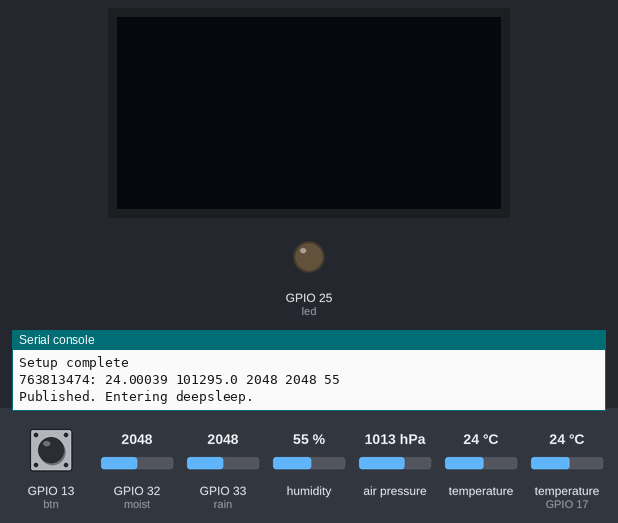
Simulated run of this program. Board: ESP32 board running MicroPython. Parts: 128×64 one-colour display, output pins drawn as LEDs (lit = HIGH), the last lines printed to the serial console. Inputs (shaded band) come from the test bench; at power-on: GPIO 13 (btn) LOW, GPIO 32 (moist) = 2048, GPIO 33 (rain) = 2048, humidity 55 %, air pressure 1013 hPa, temperature 24 °C, temperature (sensor on GPIO 17) 24 °C (analog values on the 0–4095 scale). WiFi joins after 1.5 s; no MQTT or app messages arrive unless stated; values from a settings file that is not in the repository are placeholders; deep sleep restarts the program when it ends; the clock reads 2024-03-15 10:24:30 at power-on unless the program sets it; library files of the repository ran but are not shown: ssd1306.py, bmp180.py; pins used as bus, display or sensor lines are not drawn.

Above: at 5.7 s.
5.8 s: GPIO 13 (btn) pulled HIGH for 0.15 s
At 6.5 s:
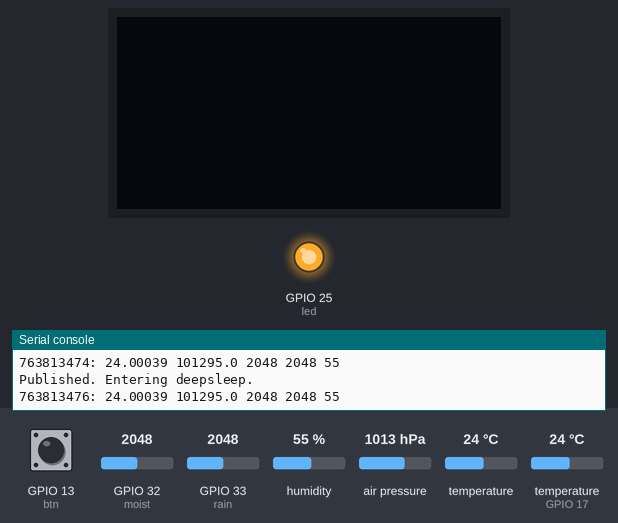
8.6 s: GPIO 13 (btn) pulled HIGH for 3.2 s
At 12.3 s:
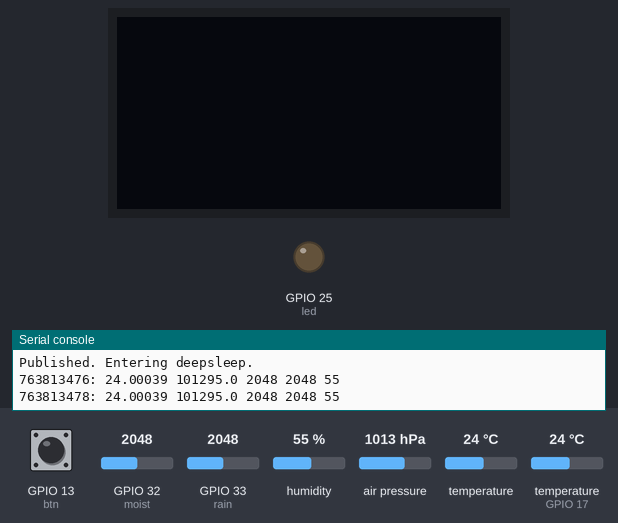
Timing chart, 0 to 13.8 s (numbered marks = the images above; inputs shaded):
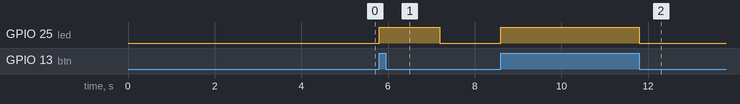

Measured:
- after the input at 5.8 s, GPIO 25 (led): LOW → HIGH at once, → LOW 1.4 s later
- after the input at 8.6 s, GPIO 25 (led): LOW → HIGH at once, → LOW 3.2 s later

The program:

main.py
```python
# main.py
from dht import DHT11
from modules.mqtt import MQTTClient, MQTTException
from modules.ssd1306 import SSD1306_I2C as SSD1306
from modules.bmp180 import BMP180
from time import sleep, sleep_ms, time
import ubinascii
from machine import Pin, SoftI2C, ADC, lightsleep, deepsleep
import ujson
import sys

# Define pins
I2C_SCL_PIN = 15
I2C_SDA_PIN = 4
I2C_RST_PIN = 16
VCC_CTRL_PIN = 22
# BARO_VCC_PIN = 32
MOIST_PIN = 32
RAIN_PIN = 33
DHT_PIN = 17
BTN_PIN = 13
LED_PIN = 25

# VCC control
vcc = Pin(VCC_CTRL_PIN, mode=Pin.OUT, pull=Pin.PULL_DOWN)
vcc.value(1)

# I2C (for OLED and barometer)
i2c_rst = Pin(I2C_RST_PIN, mode=Pin.OUT)
i2c_rst.value(0)
sleep_ms(5)
i2c_rst.value(1)
i2c_scl = Pin(I2C_SCL_PIN, mode=Pin.OUT, pull=Pin.PULL_UP)
i2c_sda = Pin(I2C_SDA_PIN, mode=Pin.OUT, pull=Pin.PULL_UP)
i2c = SoftI2C(scl=i2c_scl, sda=i2c_sda, freq=100000)
sleep_ms(50)
# print(i2c.scan())
# sys.exit(0)

# OLED display
oled_width = 128
oled_height = 64

oled = SSD1306(oled_width, oled_height, i2c)
oled.fill(0)

# Barometer
# baro_vcc = Pin(BARO_VCC_PIN)
sleep_ms(10)
baro = BMP180(i2c)
baro.oversample_sett = 2
baro.baseline = 100800

# Moisture sensor (analog)
moist = ADC(Pin(MOIST_PIN))
moist.atten(ADC.ATTN_11DB)

# Rain sensor (analog)
rain = ADC(Pin(RAIN_PIN))
rain.atten(ADC.ATTN_11DB)

# Pushbutton & LED
btn = Pin(BTN_PIN, mode=Pin.IN, pull=Pin.PULL_DOWN)
led = Pin(LED_PIN, mode=Pin.OUT, pull=Pin.PULL_DOWN)
btn_pressed = False

# Create interrupt for button
def btn_int(pin):
	global btn_pressed
	btn_pressed = True
	led_on()
	if ENABLE_WIFI:
		sense_and_publish()
	else:
		sense_and_show()
	sleep(1)
	while btn.value():
		pass
	led_off()
	oled_clear()
	btn_pressed = False

btn.irq(trigger=Pin.IRQ_RISING, handler=btn_int)

# Temperature sensor
dht_data = Pin(DHT_PIN, mode=Pin.OPEN_DRAIN, pull=None)
dht = DHT11(dht_data)
sleep_ms(100)

# Fill a line on the display with text after clearing it
def oled_text_line(text, line):
	oled_clear_line(line)
	oled.text(text, 0, (line - 1) * 10)

# Clear a line
def oled_clear_line(line):
	oled.fill_rect(0, (line - 1) * 10, 128, 10, 0)

# Clear display
def oled_clear():
	oled.fill(0)
	oled.show()

def oled_off():
	oled.poweroff()

def oled_on():
	oled.poweron()

def led_on():
	led.value(1)

def led_off():
	led.value(0)

def vcc_on():
	vcc.value(0)

def vcc_off():
	vcc.value(1)

def dht_sense():
	dht.measure()
	return (dht.temperature(), dht.humidity())

# Measure barometer values
def baro_sense():
	baro.blocking_read()
	baro.gauge
	return (baro.temperature, baro.pressure, baro.altitude)

def sense():
	sleep_ms(100)
	(temp, pressure, _) = baro_sense()
	vcc_on()
	sleep_ms(100)
	moisture = moist.read()
	rain_intensity = rain.read()

	try:
		(_, hum) = dht_sense()
	except OSError as e:
		hum = -1
		print("Could not measure from DHT sensor:", e)

	vcc_off()
	return (temp, pressure, moisture, rain_intensity, hum)

def sense_and_print():
    (temp, pressure, moisture, rain_intensity, hum) = data = sense()
    print("{}:".format(time()), temp, pressure, moisture, rain_intensity, hum)
    return data

def sense_and_show():
	(temp, pressure, moisture, rain_intensity, hum) = data = sense_and_print()
	oled_text_line('T: {:0.2f}'.format(temp), 1)
	oled_text_line('P: {:0.2f}'.format(pressure / 100), 2)
	oled_text_line('M: {}'.format(moisture), 3)
	oled_text_line('R: {}'.format(rain_intensity), 4)
	oled_text_line('H: {}'.format(hum), 5)
	oled.show()
	sleep_ms(100)
	return (temp, pressure)

def publish_data(temp = 0, pressure = 0, moisture = 0, rain_intensity = 0, hum = 0):
    while not wlan.isconnected():
        pass
    global mqtt_client
    topic_base = "{}/{}/".format(MQTT_USER, device_id.decode("utf-8"))
    payload = {"temperature": temp, "pressure": pressure, "moisture": moisture, "rain_intensity": rain_intensity, "humidity": hum}
    mqtt_client.connect()
    mqtt_client.publish(topic_base, ujson.dumps(payload))
    mqtt_client.disconnect()

def sense_and_publish():
    (temp, pressure, moisture, rain_intensity, hum) = sense_and_print()
    publish_data(temp, pressure, moisture, rain_intensity, hum)

print("Setup complete")
sleep(1)

# Main loop
while True:
    if DEVELOPMENT:
        pass
    else:
        try:
            sense_and_publish()
            print("Published. Entering deepsleep.")
        except OSError as e:
            print("Could not publish. Entering deepsleep.")

        sleep_ms(100)
        deepsleep(60000 * 5 - 10000)
```

boot.py
```python
# boot.py -- run on boot-up
from env import WLAN_SSID, WLAN_PASS, MQTT_SERVER, MQTT_PORT, MQTT_USER, MQTT_PASS
from modules.mqtt import MQTTClient, MQTTException
import ubinascii
import network
import machine
from time import sleep, sleep_ms, time
import sys
import gc
gc.collect()

ENABLE_LORA = False
ENABLE_WIFI = True
DEVELOPMENT = False

device_id = ubinascii.hexlify(machine.unique_id())

# if ENABLE_LORA:
#     lora = LoRa(mode=LoRa.LORAWAN, region=LoRa.EU868)

#     ### HELIUM
#     dev_eui = binascii.unhexlify('6081F99F3276628D')
#     app_eui = binascii.unhexlify('6081F94159713036')
#     app_key = binascii.unhexlify('7F10E78E07FC89613FA9E1801168B3D9')

#     ### TTN
#     # dev_eui = binascii.unhexlify('70B3D57ED005260E')
#     # app_eui = binascii.unhexlify('0000000000000000')
#     # app_key = binascii.unhexlify('721349D859137FDC03A326B714DA64BC')

#     lora.join(activation=LoRa.OTAA, auth=(dev_eui, app_eui, app_key), timeout=0)

#     # wait until the module has joined the network
#     while not lora.has_joined() and loops <= 10:
#         time.sleep(2.5)
#         loops += 1
#         print('Not joined LoRa network yet...')

#     print('LoRa network joined!')

# WiFi
if ENABLE_WIFI:
    wlan = network.WLAN(network.STA_IF)
    wlan.active(True)
    wlan.isconnected()
    sleep_ms(500)
    # wait until the module has joined the network
    if not wlan.isconnected():
        print('Trying to connect to WiFi...')
        start = time()
        wlan.connect(WLAN_SSID, WLAN_PASS)
        while not wlan.isconnected():
            if time() - start < 20:
                pass
            else:
                print('Could not connect to WiFi. Entering deepsleep.')
                machine.deepsleep(50000)
                sys.exit(1)
    print('Connected to WiFi!')
    sleep(1)
    print(wlan.ifconfig())


    # MQTT
    mqtt_client = MQTTClient(client_id=device_id, server=MQTT_SERVER, port=MQTT_PORT, user=MQTT_USER, password=MQTT_PASS, keepalive=60)

    try:
        mqtt_client.connect()
        print("Client connected!")
        mqtt_client.disconnect()
    except MQTTException as e:
        print("Could not connect to MQTT server. (Error {})".format(e))
        sys.exit(1)
```
